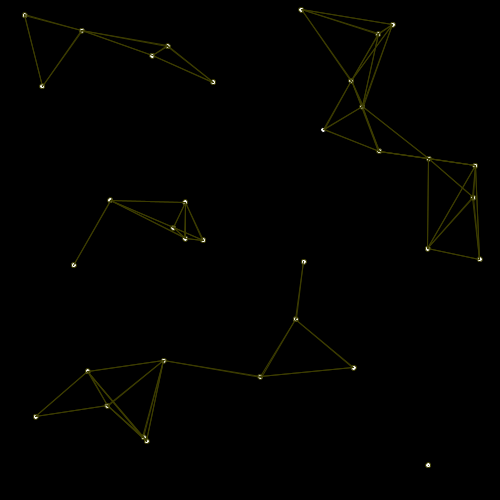
Frame 1 (no input)
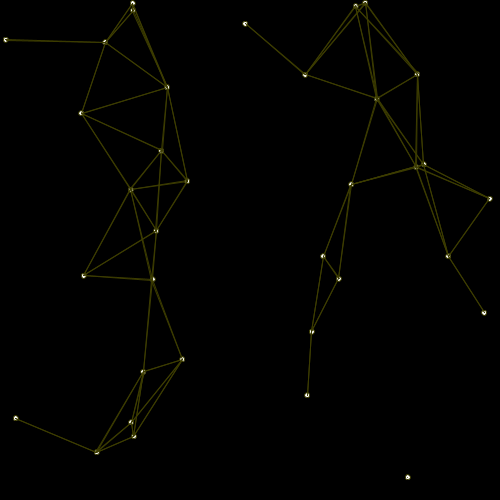
Frame 60 (the mouse pressed at the canvas centre just before this capture)
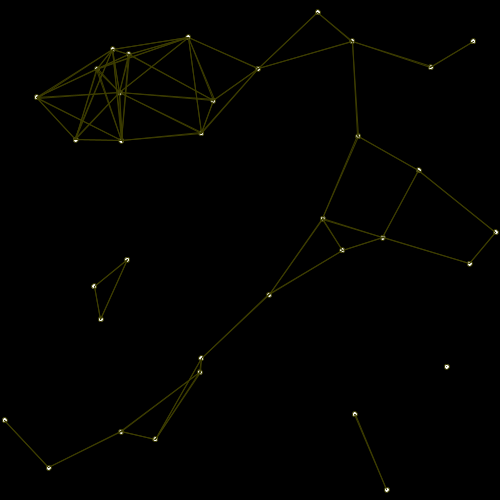
Frame 120 (the mouse held since frame 60 and released just before this capture)

The Processing sketch that drew these frames (run headless with seeded random() and noise(); from frame 60 on, the mouse is pressed at the canvas centre):

// Processing sketch: week03_6
// ── week03_6.pde
void setup()
{
  size(500, 500);
  for(int i=0; i<N; i++)
  {
    x[i] = random(500);
    y[i] = random(500);
    dx[i] = random(-1, +1); //在-1和+1之間取一個亂數，讓點移動
    dy[i] = random(-1, +1); //在-1和+1之間取一個亂數，讓點移動
  }
}
int N = 35;
float [] x = new float[N];
float [] y = new float[N];
float [] dx = new float[N];
float [] dy = new float[N];
void draw()
{
  background(0); //背景黑色
  for(int i=0; i<N; i++)
  {
    ellipse(x[i], y[i], 5, 5);
    for(int k=0; k<N; k++)
    {
       stroke(60, 60, 0); //線的顏色
       if(dist(x[i],y[i], x[k], y[k])<100)
         line(x[i],y[i], x[k], y[k]);
    }
    x[i] += dx[i]; //移動
    y[i] += dy[i];
    if(x[i]<0 || x[i]>500) dx[i] = -dx[i];
    if(y[i]<0 || y[i]>500) dy[i] = -dy[i];
    
  }
}
